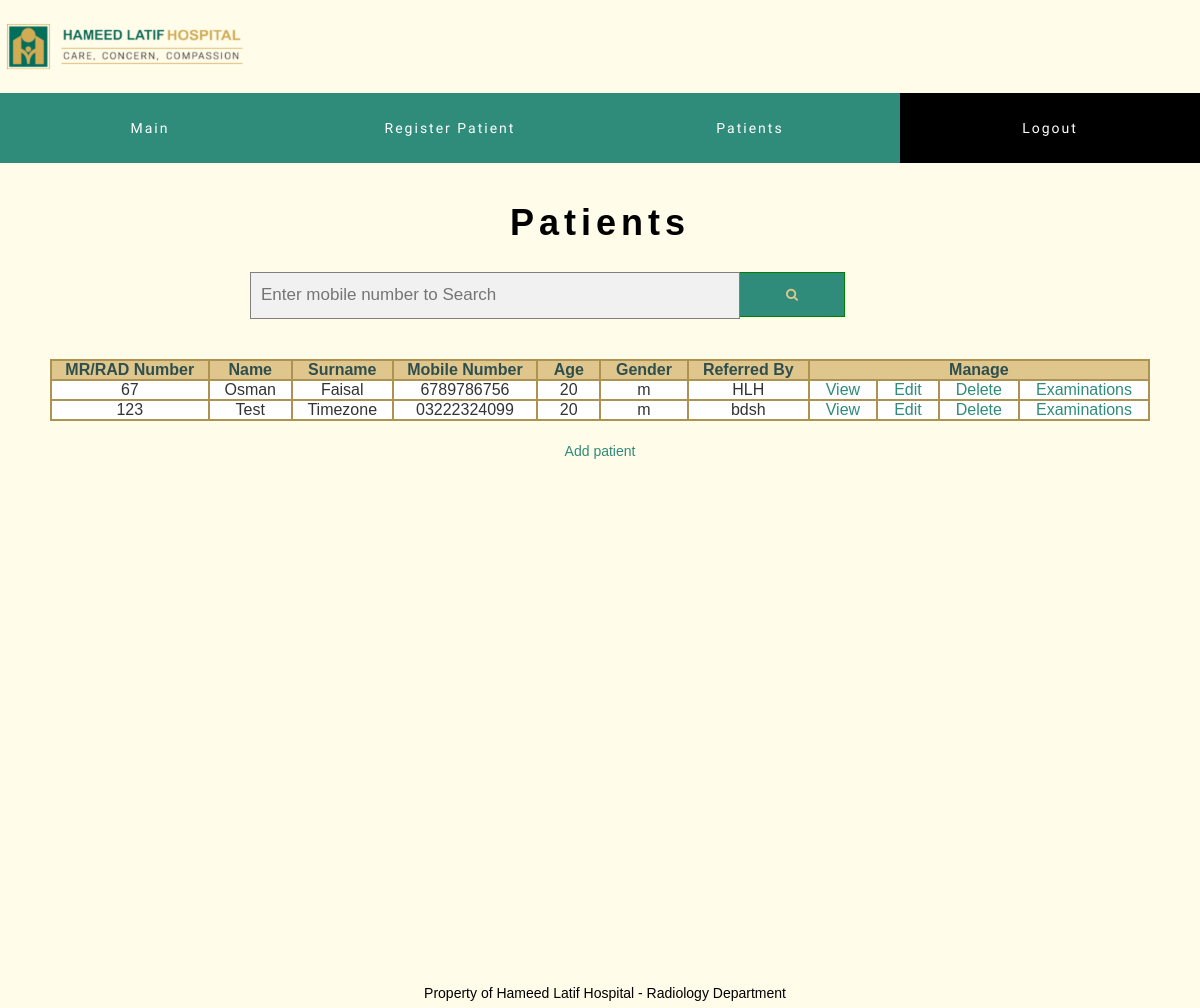
The page /patients.php (signed in) on the database its author committed.
### tables this page shows
CREATE TABLE `Patient` (
  `ID` int(11) NOT NULL,
  `radNumber` int(11) NOT NULL,
  `first_name` text NOT NULL,
  `last_name` text NOT NULL,
  `phoneNumber` varchar(11) NOT NULL,
  `Age` int(3) NOT NULL,
  `sex` char(1) NOT NULL,
  `refBy` text NOT NULL,
  `dateNtime` timestamp NOT NULL DEFAULT CURRENT_TIMESTAMP ON UPDATE CURRENT_TIMESTAMP
);

### private/query_functions.php (called while the page is built, shortened)
<?php
function find_all_patients()
{
    global $db;
    $sql = "SELECT * FROM Patient ";
    $sql .= "ORDER BY last_name ASC";
    $result = mysqli_query($db, $sql);
    return $result;
}
?>

### public/patients.php (the view, shortened to what this page needs)
    <div class="public">
<?php include(SHARED_PATH . '/header.php'); ?>
<?php
$user_set = find_all_patients();
?>
<link rel="stylesheet" href="https://cdnjs.cloudflare.com/ajax/libs/font-awesome/4.7.0/css/font-awesome.min.css">
    <div class="public">
        <center>
                <h1 id="title-page">Patients</h1>
                <form method="post" class="example" id="searchbar" action="patients.php" style="margin:auto;max-width:700px">
                    <input type="text" name="search" id="searchinput" placeholder="Enter mobile number to Search">
                    <button name="submitbtn" id="searchbutton" type="submit"><i class="fa fa-search"></i></button>
                </form>
                <br>
                <br>
            <?php if ($_SESSION['userLevel'] >= 1) { ?>
                <table>
                    <tr>
                        <th ><b>MR/RAD Number</b></th>
                        <th ><b>Name</b></th>
                        <th ><b>Surname</b></th>
                        <th ><b>Mobile Number</b></th>
                        <th ><b>Age</b></th>
                        <th ><b>Gender</b></th>
                        <th ><b>Referred By</b></th>
                        <th  colspan="4"><b>Manage</b></th>
                    </tr>
                    <?php
                    while ($users = mysqli_fetch_assoc($user_set)) {
                        echo "<tr><td>" . $users["radNumber"] . "</td>
                    <td>" . $users["first_name"] . "</td>
                    <td>" . $users["last_name"] . "</td>
                    <td>" . $users["phoneNumber"] . "</td>
                    <td>" . $users["Age"] . "</td>
                    <td>" . $users["sex"] . "</td>
                    <td>" . $users["refBy"] . "</td>
                    <td><a href=viewPatient.php?id=" . $users["ID"] . " class=" . "tableButtons" .">View</a></td>
                    <td><a href=editPatient.php?id=" . $users["ID"] . " class=" . "tableButtons" .">Edit</a></td>
                    <td><a href=?delete=" . $users["ID"] . " onclick=\"return confirm('Are you sure that you want to delete this user?');\" class=" . "tableButtons" .">Delete</a></td>
                    <td><a href=InvestigationsShow.php?id=" . $users["ID"] . " class=" . "tableButtons" .">Examinations</a></td></tr>";
                    }
                ?>
                </table>
            <br><td><a href=register_patient.php class="tableButtons">Add patient</a></td>
           <?php }
    ?>
        </center>
    </div>
<?php include(SHARED_PATH . '/footer.php'); ?>

### public/stylesheets/service.css (style rules this page uses)
.public { margin: auto; background-color: #fffcea; color: black; font-family: "Trebuchet MS", Helvetica, sans-serif; position: relative; min-height: 100%; }
#searchbar::after { content: ""; clear: both; display: flex; }
a { background-color: rgba(19, 126, 107, 0.86) !important; color: rgb(255, 255, 255); padding: 0.3em 1em; position: relative; text-decoration: none; text-transform: none !important; }
#searchbutton { font-size: 13px; font-weight: bold; padding: 10px; background-color: #2f8b7a; color: #e0c68e; font-family: "Open Sans", sans-serif; text-align: center; width: 15% !important; height: 45px !important; border: 1px solid green; border-left: none; cursor: pointer; float: left; margin-left: 0.1px; }
#searchinput { padding: 10px; font-size: 17px; border: 0.5px solid grey; float: left; width: 70%; background: #f1f1f1; }
body { margin: 0px; background-color: white; color: rgb(117, 117, 117); font-family: "Trebuchet MS", Helvetica, sans-serif; position: relative; min-height: 100%; min-height: 100vh; }
h1 { text-align: center; letter-spacing: 2px; margin: 0px; color: #333; font-weight: 900 !important; }
label, input { display: block; }
h1 { letter-spacing: 5px; padding-top: 20px; padding-bottom: 20px; font-family: Roboto; }
table { border-collapse: collapse; margin: 0px 50px; }
th, td { border-collapse: collapse; border: 2px solid #ad9251; text-align: center; padding: 0px 0px !important; background-color: white; white-space: nowrap; }
th { background-color: #dfc68c; color: darkslategrey; width: 100vh; text-align: center !important; }
.tableButtons { background-color: transparent !important; color: #2f8b7a !important; }
.example { display: flex !important; }

### rows shown on the page
patient: radNumber "67", first_name "Osman", last_name "Faisal", phoneNumber "6789786756", Age "20", sex "m", refBy "HLH"
patient: radNumber "123", first_name "Test", last_name "Timezone", phoneNumber "03222324099", Age "20", sex "m", refBy "bdsh"
